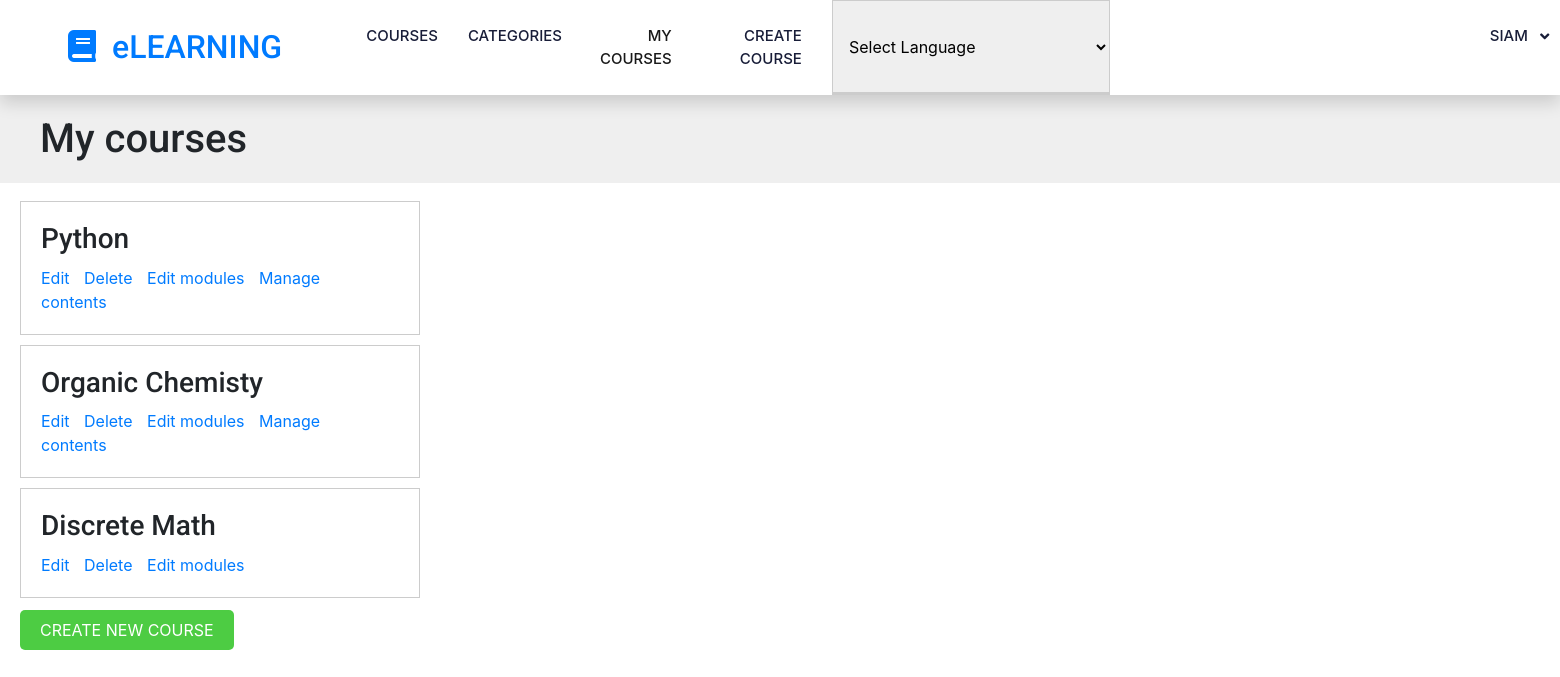
The page /course/mine/ (signed in) on the database its author committed.
### courses/models.py (models this page shows, shortened)
class Course(models.Model):
    owner = models.ForeignKey(User,
                    related_name='courses_created',
                    on_delete=models.CASCADE)
    subject = models.ForeignKey(Subject, related_name='courses',
                        on_delete=models.CASCADE)
    title = models.CharField(max_length=200)
    slug = models.SlugField(max_length=200, unique=True)
    overview = models.TextField()
    created = models.DateTimeField(auto_now_add=True)
    students = models.ManyToManyField(User,
                                      related_name='courses_joined',
                                      blank=True)
    class Meta:
        ordering = ['-created']

### courses/views.py (the view)
class ManageCourseListView(OwnerCourseMixin, ListView): #listview with mixin
    template_name = 'courses/manage/course/list.html'

### courses/templatetags/course.py (called while the page is built)
@register.filter(name='has_group')
def has_group(user, group_name):
    group = Group.objects.get(name=group_name)
    return True if group in user.groups.all() else False

### templates/courses/manage/course/list.html (shortened to what this page needs)
{% extends "base.html" %}
{% block content %}
  <h1>My courses</h1>
  <div class="module">
    {% for course in object_list %}
      <div class="course-info">
        <h3>{{ course.title }}</h3>
        <p>
          <a href="{% url "course_edit" course.id %}">Edit</a>
          <a href="{% url "course_delete" course.id %}">Delete</a>
          <a href="{% url "course_module_update" course.id %}">Edit modules</a>
          {% if course.modules.count > 0 %}
            <a href="{% url "module_content_list" course.modules.first.id %}">Manage contents</a>
          {% endif %}
        </p>
      </div>
    {% empty %}
      <p>You haven't created any courses yet.</p>
    {% endfor %}
    <p>
      <a href="{% url "course_create" %}" class="button">Create new course</a>
    </p>
  </div>
{% endblock %}

### templates/base/navbar.html (shortened to what this page needs)
{% load course %}
{% url 'course_list' as course_list %}
{% url 'home' as home_url %}
{% url 'sub_list' as subject_url %}
{% url 'manage_course_list' as mine %}
{% url 'student_course_list' as std %}
{% url 'course_create' as create_url %}
{% load static %}
<link rel="stylesheet" href="{% static 'css/style.css' %}">
<nav class="navbar navbar-expand-lg bg-white navbar-light shadow sticky-top p-0">
  <a href="{% url 'home' %}" class="navbar-brand d-flex align-items-center px-4 px-lg-5">
      <h2 class="m-0 text-primary"><i class="fa fa-book me-3"></i>eLEARNING</h2>
  </a>
  <div class="collapse navbar-collapse" style="text-align: right;" id="navbarCollapse">
      <div class="navbar-nav ms-auto p-4 p-lg-0">
        <ul class="navbar-nav mr-auto">
          <li class="nav-item {% if request.path == course_list %}active{% endif %}">
            <a class="nav-link" href="{{ course_list }}" style="text-align: right;">Courses <span class="sr-only">(current)</span></a>
          </li>
          <li class="nav-item {% if request.path == subject_url %}active{% endif %}">
            <a class="nav-link" href="{{ subject_url }}">Categories</a>
          </li>
        </ul>
        <div class="collapse navbar-collapse" id="navbarCollapse">
          {% if user.is_authenticated %}
            <ul class="navbar-nav ml-auto">
             {% if request.user|has_group:"Instructors" %}
              <li class="nav-item {% if request.path == mine %}active{% endif %}">
                <a class="nav-link" href="{{mine}}">My Courses</a>
              </li>
              <li class="nav-item {% if request.path == create_url %}active{% endif %}">
                <a class="nav-link" href="{{create_url}}">Create Course</a>
              </li>
              {% else %}
              <li class="nav-item {% if request.path == std %}active{% endif %}">
                <a class="nav-link" href="{{std}}">Enrolled Courses</a>
              </li>
              {% endif %}
     <select onchange="doGTranslate(this);"><option value="">Select Language</option></select>
                <li class="nav-item" style="margin-left: 380px;">
                  <a class="nav-link dropdown-toggle" href="#" id="userMenu"
                    data-toggle="dropdown" aria-haspopup="true"
                    aria-expanded="false">
                    {{ user.username }}
                  </a>
                </li>
              </ul>
            {% endif %}
          </div>
       </div>
          </div>
</nav>

### static/css/slider.css (style rules this page uses)
h2 { text-align:center; padding: 20px; }

### static/css/base.css (style rules this page uses)
body { margin:0; font-family:'Roboto', sans-serif; font-weight:400; color:#333; }
a { color:#3fad37; text-decoration:none; }
ul { float:left; }
h1, h2, h3, h4, h5, h6 { font-family:'Roboto', sans-serif; font-weight:300; }
h1 { background:#efefef; width:100%; overflow:auto; padding:20px 0 20px 40px; margin:0; }
.module { padding:10px 20px; float:left; width:600px; }
.module h3 { margin:20px 0 0; padding:0; width:100%; }
.module p { margin:10px 0 20px; width:100%; float:left; }
input, select, textarea { border:1px solid #ccc; border-bottom:3px solid #ccc; padding:8px 12px; font-size:16px; font-family:'Roboto', sans-serif; float:left; clear:both; width:300px; }
select { width:324px; }
input[type=submit], a.button { border-radius:5px; background:#4dcc43; color:#fff; font-size:16px; text-transform:uppercase; border:none; padding:10px 20px; margin:20px 0; }
.course-info { border:1px solid #ccc; padding:0 20px; margin-bottom:10px; width:400px; overflow:auto; }
.course-info a { margin-right:10px; }

### static/css/style.css (style rules this page uses)
:root { --primary: #06BBCC; --light: #F0FBFC; --dark: #181d38; }
.navbar .dropdown-toggle::after { border: none; content: "\f107"; font-family: "Font Awesome 5 Free"; font-weight: 900; vertical-align: middle; margin-left: 8px; }
.navbar-light .navbar-nav .nav-link { margin-right: 30px; padding: 25px 0; color: #FFFFFF; font-size: 15px; text-transform: uppercase; outline: none; }
.navbar-light .navbar-brand, .navbar-light a.btn { height: 75px; }
.navbar-light .navbar-nav .nav-link { color: var(--dark); font-weight: 500; }
.navbar-light.sticky-top { top: -100px; transition: .5s; }

### templates/base/navbar.html (style rules this page uses)
body { top:0 !important; }

### rows shown on the page
Course: title "Python", shows "Manage contents"
Course: title "Organic Chemisty", shows "Manage contents"
Course: title "Discrete Math"

### other values the page prints
{{ user.username }} "SIAM"
